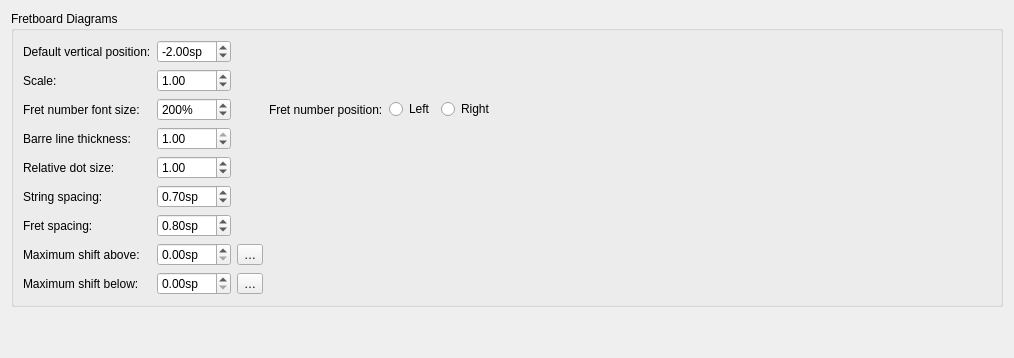
      <widget class="QWidget" name="PageFretboardDiagrams">
       <layout class="QVBoxLayout" name="verticalLayout_52">
        <item>
         <widget class="QGroupBox" name="groupBox_51">
          <property name="title">
           <string>Fretboard Diagrams</string>
          </property>
          <layout class="QGridLayout" name="gridLayout_46">
           <item row="0" column="0">
            <widget class="QLabel" name="label_602">
             <property name="text">
              <string>Default vertical position:</string>
             </property>
             <property name="buddy">
              <cstring>fretY</cstring>
             </property>
            </widget>
           </item>
           <item row="0" column="1">
            <widget class="QDoubleSpinBox" name="fretY">
             <property name="accessibleName">
              <string>Default vertical position</string>
             </property>
             <property name="suffix">
              <string>sp</string>
             </property>
             <property name="decimals">
              <number>2</number>
             </property>
             <property name="minimum">
              <double>-10.000000000000000</double>
             </property>
             <property name="maximum">
              <double>10.000000000000000</double>
             </property>
             <property name="singleStep">
              <double>0.500000000000000</double>
             </property>
             <property name="value">
              <double>-2.000000000000000</double>
             </property>
            </widget>
           </item>
           <item row="1" column="0">
            <widget class="QLabel" name="label_5">
             <property name="text">
              <string>Scale:</string>
             </property>
             <property name="buddy">
              <cstring>fretMag</cstring>
             </property>
            </widget>
           </item>
           <item row="1" column="1">
            <widget class="QDoubleSpinBox" name="fretMag">
             <property name="accessibleName">
              <string>Scale</string>
             </property>
             <property name="minimum">
              <double>0.100000000000000</double>
             </property>
             <property name="singleStep">
              <double>0.200000000000000</double>
             </property>
             <property name="value">
              <double>1.000000000000000</double>
             </property>
            </widget>
           </item>
           <item row="2" column="0">
            <widget class="QLabel" name="label_601">
             <property name="text">
              <string>Fret number font size:</string>
             </property>
             <property name="buddy">
              <cstring>fretNumMag</cstring>
             </property>
            </widget>
           </item>
           <item row="2" column="1">
            <widget class="QSpinBox" name="fretNumMag">
             <property name="accessibleName">
              <string>Fret number font size</string>
             </property>
             <property name="suffix">
              <string notr="true">%</string>
             </property>
             <property name="maximum">
              <number>500</number>
             </property>
             <property name="singleStep">
              <number>10</number>
             </property>
             <property name="value">
              <number>200</number>
             </property>
            </widget>
           </item>
           <item row="2" column="3">
            <widget class="QLabel" name="label_6011">
             <property name="text">
              <string>Fret number position:</string>
             </property>
            </widget>
           </item>
           <item row="2" column="4">
            <widget class="QRadioButton" name="radioFretNumLeft">
             <property name="text">
              <string>Left</string>
             </property>
            </widget>
           </item>
           <item row="2" column="5">
            <widget class="QRadioButton" name="radioFretNumRight">
             <property name="text">
              <string>Right</string>
             </property>
            </widget>
           </item>
           <item row="2" column="6">
            <spacer name="horizontalSpacer_61">
             <property name="orientation">
              <enum>Qt::Horizontal</enum>
             </property>
             <property name="sizeHint" stdset="0">
              <size>
               <width>496</width>
               <height>20</height>
              </size>
             </property>
            </spacer>
           </item>
           <item row="3" column="0">
            <widget class="QLabel" name="label_2">
             <property name="accessibleName">
              <string>Barre line thickness</string>
             </property>
             <property name="text">
              <string>Barre line thickness:</string>
             </property>
             <property name="buddy">
              <cstring>barreLineWidth</cstring>
             </property>
            </widget>
           </item>
           <item row="3" column="1">
            <widget class="QDoubleSpinBox" name="barreLineWidth">
             <property name="minimum">
              <double>0.100000000000000</double>
             </property>
             <property name="maximum">
              <double>1.000000000000000</double>
             </property>
             <property name="singleStep">
              <double>0.100000000000000</double>
             </property>
             <property name="value">
              <double>1.000000000000000</double>
             </property>
            </widget>
           </item>
           <item row="4" column="0">
            <widget class="QLabel" name="label_17">
             <property name="text">
              <string>Relative dot size:</string>
             </property>
            </widget>
           </item>
           <item row="4" column="1">
            <widget class="QDoubleSpinBox" name="fretDotSize">
             <property name="accessibleName">
              <string>Relative dot size</string>
             </property>
             <property name="minimum">
              <double>0.100000000000000</double>
             </property>
             <property name="maximum">
              <double>5.000000000000000</double>
             </property>
             <property name="singleStep">
              <double>0.100000000000000</double>
             </property>
             <property name="value">
              <double>1.000000000000000</double>
             </property>
            </widget>
           </item>
           <item row="5" column="0">
            <widget class="QLabel" name="label_54">
             <property name="text">
              <string>String spacing:</string>
             </property>
            </widget>
           </item>
           <item row="5" column="1">
            <widget class="QDoubleSpinBox" name="fretStringSpacing">
             <property name="accessibleName">
              <string>String spacing</string>
             </property>
             <property name="suffix">
              <string>sp</string>
             </property>
             <property name="minimum">
              <double>0.100000000000000</double>
             </property>
             <property name="maximum">
              <double>2.000000000000000</double>
             </property>
             <property name="singleStep">
              <double>0.100000000000000</double>
             </property>
             <property name="value">
              <double>0.700000000000000</double>
             </property>
            </widget>
           </item>
           <item row="6" column="0">
            <widget class="QLabel" name="label_90">
             <property name="text">
              <string>Fret spacing:</string>
             </property>
            </widget>
           </item>
           <item row="6" column="1">
            <widget class="QDoubleSpinBox" name="fretFretSpacing">
             <property name="accessibleName">
              <string>Fret spacing</string>
             </property>
             <property name="suffix">
              <string>sp</string>
             </property>
             <property name="minimum">
              <double>0.100000000000000</double>
             </property>
             <property name="maximum">
              <double>2.000000000000000</double>
             </property>
             <property name="singleStep">
              <double>0.100000000000000</double>
             </property>
             <property name="value">
              <double>0.800000000000000</double>
             </property>
            </widget>
           </item>
           <item row="7" column="0">
            <widget class="QLabel" name="label_119">
             <property name="text">
              <string>Maximum shift above:</string>
             </property>
            </widget>
           </item>
           <item row="7" column="1">
            <widget class="QDoubleSpinBox" name="maxFretShiftAbove">
             <property name="suffix">
              <string>sp</string>
             </property>
             <property name="singleStep">
              <double>0.500000000000000</double>
             </property>
            </widget>
           </item>
           <item row="7" column="2">
            <widget class="QToolButton" name="resetMaxFretShiftAbove">
             <property name="text">
              <string notr="true">…</string>
             </property>
             <property name="icon">
              <iconset>
               <normaloff>data/icons/edit-reset.svg</normaloff>data/icons/edit-reset.svg</iconset>
             </property>
            </widget>
           </item>
           <item row="8" column="0">
            <widget class="QLabel" name="label_145">
             <property name="text">
              <string>Maximum shift below:</string>
             </property>
            </widget>
           </item>
           <item row="8" column="1">
            <widget class="QDoubleSpinBox" name="maxFretShiftBelow">
             <property name="suffix">
              <string>sp</string>
             </property>
             <property name="singleStep">
              <double>0.500000000000000</double>
             </property>
            </widget>
           </item>
           <item row="8" column="2">
            <widget class="QToolButton" name="resetMaxFretShiftBelow">
             <property name="text">
              <string notr="true">…</string>
             </property>
             <property name="icon">
              <iconset>
               <normaloff>data/icons/edit-reset.svg</normaloff>data/icons/edit-reset.svg</iconset>
             </property>
            </widget>
           </item>
          </layout>
         </widget>
        </item>
        <item>
         <spacer name="verticalSpacer_29">
          <property name="orientation">
           <enum>Qt::Vertical</enum>
          </property>
          <property name="sizeHint" stdset="0">
           <size>
            <width>20</width>
            <height>40</height>
           </size>
          </property>
         </spacer>
        </item>
       </layout>
      </widget>
